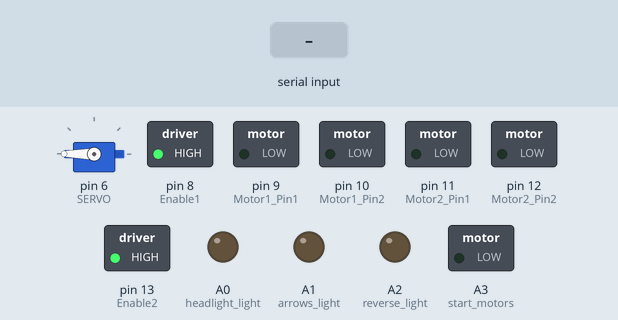
Simulated run of this sketch. Board: Arduino Uno, built with avr-gcc and run on an emulated ATmega328P. On the bench: servo, switched loads named in the sketch (green lamp = pin HIGH), output pins drawn as LEDs (lit = HIGH). The test bench sets the inputs (shaded band). What the sketch prints to the serial monitor is not drawn.

Above: at 1.2 s.
1.3 s: "M" received over the second serial link
At 1.7 s:
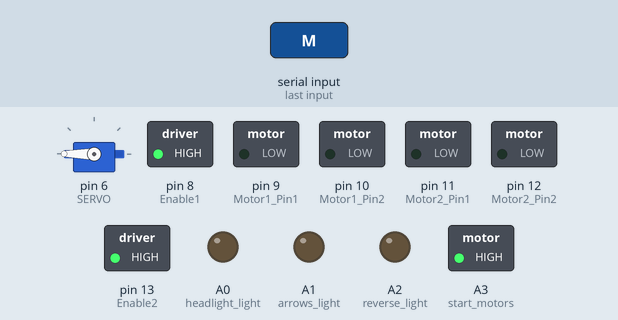
2.8 s: "f" received over the second serial link
At 4.0 s:
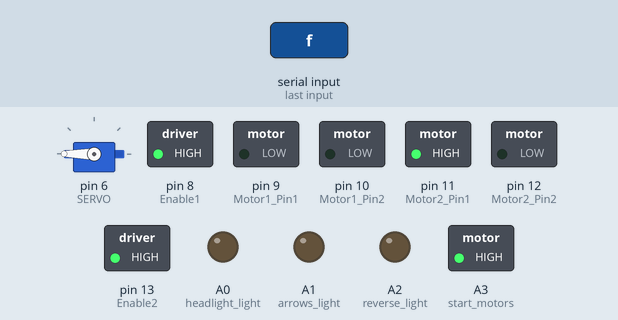
4.3 s: "m" received over the second serial link
At 5.2 s:
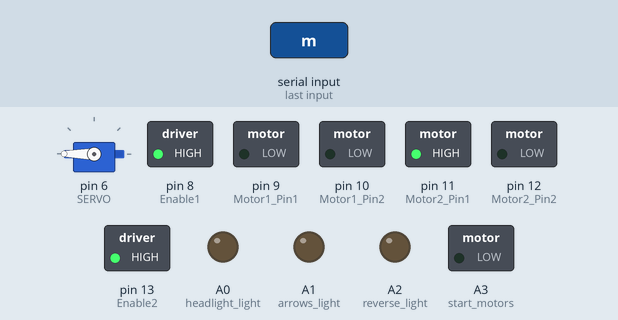
5.8 s: "b" received over the second serial link
At 6.3 s:
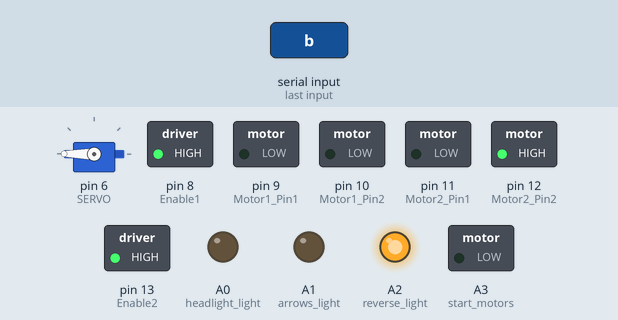
7.3 s: "r" received over the second serial link
At 8.5 s:
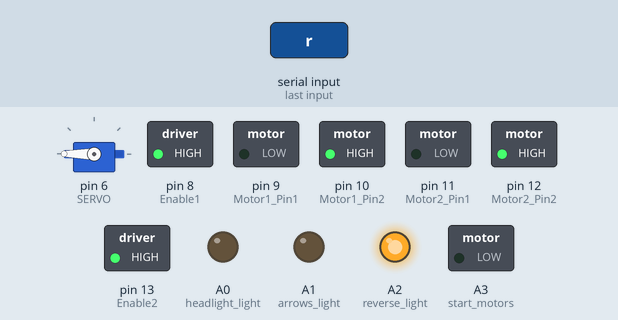
8.8 s: "s" received over the second serial link
At 9.8 s:
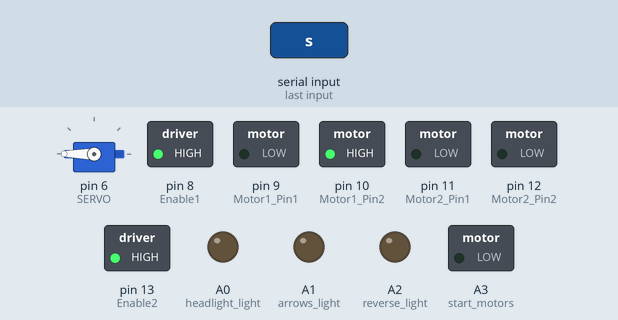
Timing chart, 0 to 11.3 s (numbered marks = the images above; inputs shaded):
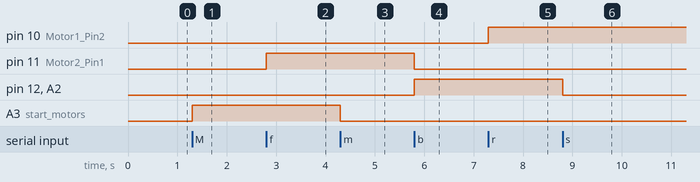

The sketch:

sketch_dec7a.ino
```cpp
//including the libraries
#include <SoftwareSerial.h>  // TX RX software library for bluetooth
#include <Servo.h>           // lib for use servo motor

#define SERVO 6  // Porta Digital 6 PWM

Servo s;  // Variável Servo
int pos;  // Posição Servo

//Initializing pins for bluetooth Module
int bluetoothRx = 2;  // bluetooth rx to 2 pin
int bluetoothTx = 3;  // bluetooth tx to 3 pin
SoftwareSerial bluetooth(bluetoothTx, bluetoothRx);

//Start L298N pin
int start_motors = A3;

//Front Motor Pins
int Enable1 = 8;
int Motor1_Pin1 = 9;
int Motor1_Pin2 = 10;

//Back Motor Pins
int Motor2_Pin1 = 11;
int Motor2_Pin2 = 12;
int Enable2 = 13;

//Headlight pin
int headlight_light = A0;

//Arrows light pin
int arrows_light = A1;

//Reverse light pin
int reverse_light = A2;

char command = "";  //variable to store the data
int velocity = 0;  //Variable to control the speed of motor

void setup() {
  //Set the baud rate of serial communication and bluetooth module at same rate.
  Serial.begin(9600);
  bluetooth.begin(9600);

  s.attach(SERVO);
  s.write(180);  // Inicia motor posição zero

  //Setting the L298N and LED pins as output pins.
  pinMode(start_motors, OUTPUT);
  pinMode(Motor1_Pin1, OUTPUT);
  pinMode(Motor1_Pin2, OUTPUT);
  pinMode(Enable1, OUTPUT);
  pinMode(Motor2_Pin1, OUTPUT);
  pinMode(Motor2_Pin2, OUTPUT);
  pinMode(Enable2, OUTPUT);
  pinMode(headlight_light, OUTPUT);
  pinMode(arrows_light, OUTPUT);
  pinMode(reverse_light, OUTPUT);


  //Setting the enable pins as HIGH.
  digitalWrite(Enable1, HIGH);
  digitalWrite(Enable2, HIGH);
}

void loop() {

   if (bluetooth.available() > 0) {  //Checking if there is some data available or not
     command = bluetooth.read();     //Storing the data in the 'command' variable
     Serial.print(command);        //Printing it on the serial monitor

     //Change pin mode only if new command is different from previous.
     switch (command) {
       case 'M':  //Start L298N board
         digitalWrite(start_motors, HIGH);
         break;
       case 'm':  //stop L298N board
         digitalWrite(start_motors, LOW);
         break;
       case 'f':  //Moving the Car Forward
         digitalWrite(Motor2_Pin1, HIGH);
         digitalWrite(Motor2_Pin2, LOW);
         break;
       case 'b':  //Moving the Car Backward
         digitalWrite(Motor2_Pin1, LOW);
         digitalWrite(Motor2_Pin2, HIGH);
         digitalWrite(reverse_light, HIGH);
         break;
       case 's':  //Stop drive
         digitalWrite(Motor2_Pin2, LOW);
         digitalWrite(Motor2_Pin1, LOW);
         digitalWrite(reverse_light, LOW);
         break;
       case 'r':  //Moving the Car Right
         digitalWrite(Motor1_Pin1, LOW);
         digitalWrite(Motor1_Pin2, HIGH);
         break;
       case 'l':  //Moving the Car Left
         digitalWrite(Motor1_Pin1, HIGH);
         digitalWrite(Motor1_Pin2, LOW);
         break;
       case 'S':  //stop Steering
         digitalWrite(Motor1_Pin2, LOW);
         digitalWrite(Motor1_Pin1, LOW);
         break;
       case 'P':  //Change position in servo motor
         s.write(0);
         break;
       case 'p':  //Go back in start position in servo motor
         s.write(180);
         break;
       case 'H':  //Headlight ON
         digitalWrite(headlight_light, HIGH);
         break;
       case 'h':  //Headlight OFF
         digitalWrite(headlight_light, LOW);
         break;
       case 'A':  //Arrows light ON
         digitalWrite(arrows_light, HIGH);
         break;
       case 'a':  //Arrows light OFF
         digitalWrite(arrows_light, LOW);
         break;
     }

  //     //Controlling the Speed of Car
  //     default:  //Get velocity
  //       if (command == 'q') {
  //         velocity = 255;  //Full velocity
  //         analogWrite(Enable2, velocity);
  //       } else {
  //         //Chars '0' - '9' have an integer equivalence of 48 - 57, accordingly.
  //         if ((command >= 48) && (command <= 57)) {
  //           //Subtracting 48 changes the range from 48-57 to 0-9.
  //           //Multiplying by 25 changes the range from 0-9 to 0-225.
  //           velocity = (command - 48) * 25;
  //           analogWrite(Enable2, velocity);
  //         }
  //       }
  //   }
   }
}
```

Measured:
- after the input at 1.3 s, A3 (start_motors): LOW → HIGH at once
- after the input at 2.8 s, pin 11 (Motor2_Pin1): LOW → HIGH at once
- after the input at 4.3 s, A3 (start_motors): HIGH → LOW at once
- after the input at 5.8 s, pin 11 (Motor2_Pin1): HIGH → LOW at once; pin 12 (Motor2_Pin2), A2 (reverse_light): LOW → HIGH at once
- after the input at 7.3 s, pin 10 (Motor1_Pin2): LOW → HIGH at once
- after the input at 8.8 s, pin 12 (Motor2_Pin2), A2 (reverse_light): HIGH → LOW at once
